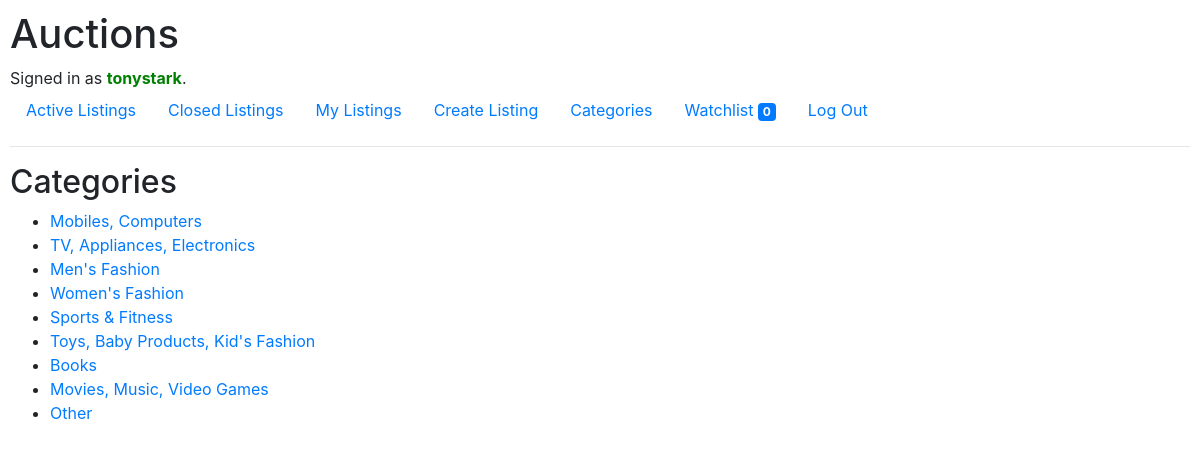
Page /categories (signed in) on the committed database.
### auctions/models.py (models this page shows, shortened)
class User(AbstractUser):
    first_name = models.CharField(max_length=64, blank=False, default='')

class Category(models.Model):
    category = models.CharField(max_length=64, blank=False, unique=True)

### auctions/views.py (the view)
# urls.py: path("categories", views.categories, name="categories"),
def categories(request):
    return render(request, "auctions/category.html", {
        "categories": Category.objects.all()
    })

### auctions/templates/auctions/category.html (shortened to what this page needs)
{% extends 'auctions/layout.html' %}
{% block body %}
    <h2>Categories</h2>
    <ul>
        {% if categories|length == 0 %}
            <li>No categories found</li>
        {% else %}
        {% for category in categories %}
            <li><a href="{% url 'category' category.category %}">{{ category.category }}</a></li>
        {% endfor %}
        {% endif %}
    </ul>
{% endblock  %}

### auctions/templates/auctions/layout.html (shortened to what this page needs)
{% load static %}
<!DOCTYPE html>
<html lang="en">
  <head>
    <link
      rel="stylesheet"
      href="https://stackpath.bootstrapcdn.com/bootstrap/4.4.1/css/bootstrap.min.css"
    />
    <link href="{% static 'auctions/styles.css' %}" rel="stylesheet" />
  </head>
  <body>
    <h1>Auctions</h1>
    <div>
      {% if user.is_authenticated %} Signed in as
      <strong style="color: green;">{{ user.username }}</strong>.
      {% else %} <strong style="color: red;">Not signed in.</strong> (sign in or register to explore.)
      {% endif %}
    </div>
    <ul class="nav">
      <li class="nav-item">
        <a class="nav-link" href="{% url 'index' %}">Active Listings</a>
      </li>
      {% if user.is_authenticated %}
      <li class="nav-item">
        <a class="nav-link" href="{% url 'closedlistings' %}">Closed Listings</a>
      </li>
      <li class="nav-item">
        <a class="nav-link" href="{% url 'mylistings' %}">My Listings</a>
      </li>
      {% endif %}
      <li class="nav-item">
        <a class="nav-link" href="{% url 'create' %}">Create Listing</a>
      </li>
      <li class="nav-item">
        <a class="nav-link" href="{% url 'categories' %}">Categories</a>
     </li>
      {% if user.is_authenticated %}
      <li class="nav-item">
        <a class="nav-link" href="{% url 'watchlist' %}">Watchlist <span class="badge badge-primary">{{user.watchlist.all|length}}</span></a>
      </li>
      <li class="nav-item">
        <a class="nav-link" href="{% url 'logout' %}">Log Out</a>
      </li>
      {% endif %}
    </ul>
    <hr />
    {% block body %} {% endblock %}
  </body>
</html>

### auctions/static/auctions/styles.css (style rules this page uses)
body { padding: 10px; }

### rows in the picture
User: username "tonystark", watchlist.all|length "0"
Category: category "Mobiles, Computers"
Category: category "TV, Appliances, Electronics"
Category: category "Men's Fashion"
Category: category "Women's Fashion"
Category: category "Sports & Fitness"
Category: category "Toys, Baby Products, Kid's Fashion"
Category: category "Books"
Category: category "Movies, Music, Video Games"
Category: category "Other"
